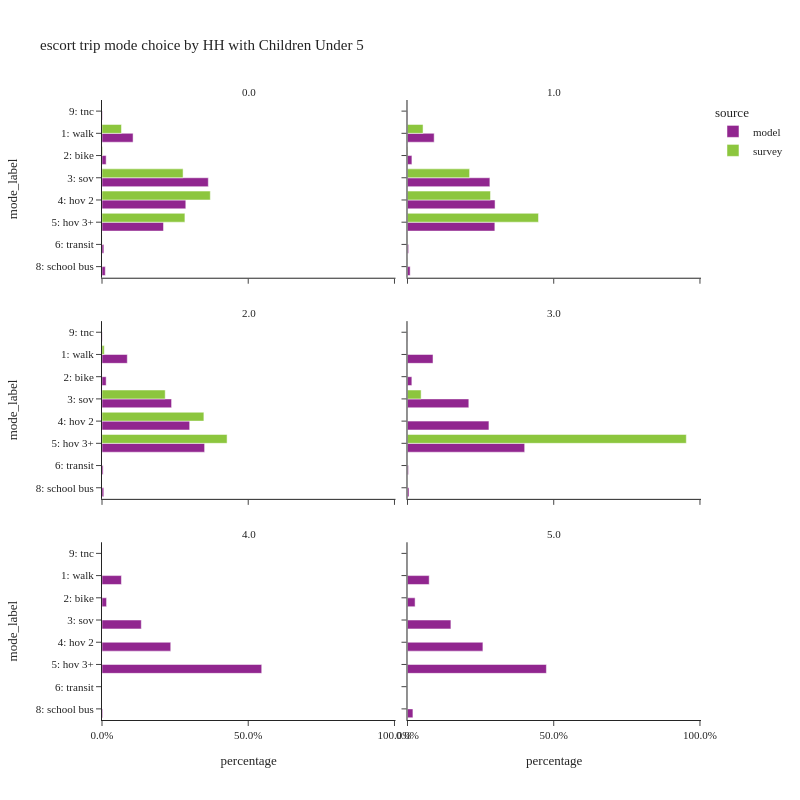

Write notebook code for a chart like this one.
### Code cell
plot_mode_choice(es_trip,
                 "hhcu5",
                 {
                  "mode_label":["1: walk","2: bike","3: sov","4: hov 2","5: hov 3+","6: transit",
                                   "8: school bus","9: other–survey only"]},
                 "HH with Children Under 5",2,800)

### Figure 1 — Plotly figure (JSON) as saved in the notebook; plotly's stock layout.template omitted (floating-point values rounded to 4 significant figures)
{"data": [{"alignmentgroup": "True", "customdata": [[141986], [19630], [514859], [408684], [304061], [6363], [16598], [1394]], "hovertemplate": "source=model<br>hhcu5=0.0<br>percentage=%{x}<br>mode_label=%{y}<br>sample count=%{customdata[0]}<extra></extra>", "legendgroup": "model", "marker": {"color": "#91268F", "pattern": {"shape": ""}}, "name": "model", "offsetgroup": "model", "orientation": "h", "showlegend": true, "textposition": "auto", "type": "bar", "x": [0.1063, 0.01421, 0.3635, 0.2865, 0.2103, 0.006403, 0.0113, 0.001433], "xaxis": "x5", "y": ["1: walk", "2: bike", "3: sov", "4: hov 2", "5: hov 3+", "6: transit", "8: school bus", "9: tnc"], "yaxis": "y5"}, {"alignmentgroup": "True", "customdata": [[43021], [7106], [128569], [138610], [143242], [1268], [5095], [298]], "hovertemplate": "source=model<br>hhcu5=1.0<br>percentage=%{x}<br>mode_label=%{y}<br>sample count=%{customdata[0]}<extra></extra>", "legendgroup": "model", "marker": {"color": "#91268F", "pattern": {"shape": ""}}, "name": "model", "offsetgroup": "model", "orientation": "h", "showlegend": false, "textposition": "auto", "type": "bar", "x": [0.09124, 0.01511, 0.2817, 0.2994, 0.2987, 0.003826, 0.009134, 0.0008415], "xaxis": "x6", "y": ["1: walk", "2: bike", "3: sov", "4: hov 2", "5: hov 3+", "6: transit", "8: school bus", "9: tnc"], "yaxis": "y6"}, {"alignmentgroup": "True", "customdata": [[12950], [2214], [35829], [44468], [53500], [417], [1244], [97]], "hovertemplate": "source=model<br>hhcu5=2.0<br>percentage=%{x}<br>mode_label=%{y}<br>sample count=%{customdata[0]}<extra></extra>", "legendgroup": "model", "marker": {"color": "#91268F", "pattern": {"shape": ""}}, "name": "model", "offsetgroup": "model", "orientation": "h", "showlegend": false, "textposition": "auto", "type": "bar", "x": [0.08651, 0.01421, 0.2379, 0.2998, 0.3509, 0.003843, 0.006093, 0.0007794], "xaxis": "x3", "y": ["1: walk", "2: bike", "3: sov", "4: hov 2", "5: hov 3+", "6: transit", "8: school bus", "9: tnc"], "yaxis": "y3"}, {"alignmentgroup": "True", "customdata": [[966], [181], [2409], [3271], [4859], [33], [62], [5]], "hovertemplate": "source=model<br>hhcu5=3.0<br>percentage=%{x}<br>mode_label=%{y}<br>sample count=%{customdata[0]}<extra></extra>", "legendgroup": "model", "marker": {"color": "#91268F", "pattern": {"shape": ""}}, "name": "model", "offsetgroup": "model", "orientation": "h", "showlegend": false, "textposition": "auto", "type": "bar", "x": [0.08727, 0.0149, 0.2097, 0.2784, 0.4007, 0.003272, 0.005081, 0.0006357], "xaxis": "x4", "y": ["1: walk", "2: bike", "3: sov", "4: hov 2", "5: hov 3+", "6: transit", "8: school bus", "9: tnc"], "yaxis": "y4"}, {"alignmentgroup": "True", "customdata": [[36], [9], [83], [135], [305], [1]], "hovertemplate": "source=model<br>hhcu5=4.0<br>percentage=%{x}<br>mode_label=%{y}<br>sample count=%{customdata[0]}<extra></extra>", "legendgroup": "model", "marker": {"color": "#91268F", "pattern": {"shape": ""}}, "name": "model", "offsetgroup": "model", "orientation": "h", "showlegend": false, "textposition": "auto", "type": "bar", "x": [0.06635, 0.01563, 0.1344, 0.235, 0.5461, 0.002475], "xaxis": "x", "y": ["1: walk", "2: bike", "3: sov", "4: hov 2", "5: hov 3+", "8: school bus"], "yaxis": "y"}, {"alignmentgroup": "True", "customdata": [[40], [14], [66], [125], [242], [10]], "hovertemplate": "source=model<br>hhcu5=5.0<br>percentage=%{x}<br>mode_label=%{y}<br>sample count=%{customdata[0]}<extra></extra>", "legendgroup": "model", "marker": {"color": "#91268F", "pattern": {"shape": ""}}, "name": "model", "offsetgroup": "model", "orientation": "h", "showlegend": false, "textposition": "auto", "type": "bar", "x": [0.07421, 0.02597, 0.1484, 0.2579, 0.475, 0.01855], "xaxis": "x2", "y": ["1: walk", "2: bike", "3: sov", "4: hov 2", "5: hov 3+", "8: school bus"], "yaxis": "y2"}, {"alignmentgroup": "True", "customdata": [[88], [12], [295], [395], [211], [4], [2]], "hovertemplate": "source=survey<br>hhcu5=0.0<br>percentage=%{x}<br>mode_label=%{y}<br>sample count=%{customdata[0]}<extra></extra>", "legendgroup": "survey", "marker": {"color": "#8CC63E", "pattern": {"shape": ""}}, "name": "survey", "offsetgroup": "survey", "orientation": "h", "showlegend": true, "textposition": "auto", "type": "bar", "x": [0.06658, 0.002078, 0.2772, 0.3703, 0.2835, 0.0002343, 4.96e-05], "xaxis": "x5", "y": ["1: walk", "2: bike", "3: sov", "4: hov 2", "5: hov 3+", "6: transit", "8: school bus"], "yaxis": "y5"}, {"alignmentgroup": "True", "customdata": [[42], [12], [54], [88], [127], [1], [1]], "hovertemplate": "source=survey<br>hhcu5=1.0<br>percentage=%{x}<br>mode_label=%{y}<br>sample count=%{customdata[0]}<extra></extra>", "legendgroup": "survey", "marker": {"color": "#8CC63E", "pattern": {"shape": ""}}, "name": "survey", "offsetgroup": "survey", "orientation": "h", "showlegend": false, "textposition": "auto", "type": "bar", "x": [0.05321, 0.001616, 0.2123, 0.2838, 0.448, 0.0005467, 0.0004735], "xaxis": "x6", "y": ["1: walk", "2: bike", "3: sov", "4: hov 2", "5: hov 3+", "6: transit", "8: school bus"], "yaxis": "y6"}, {"alignmentgroup": "True", "customdata": [[8], [8], [27], [53]], "hovertemplate": "source=survey<br>hhcu5=2.0<br>percentage=%{x}<br>mode_label=%{y}<br>sample count=%{customdata[0]}<extra></extra>", "legendgroup": "survey", "marker": {"color": "#8CC63E", "pattern": {"shape": ""}}, "name": "survey", "offsetgroup": "survey", "orientation": "h", "showlegend": false, "textposition": "auto", "type": "bar", "x": [0.007767, 0.2161, 0.3484, 0.4277], "xaxis": "x3", "y": ["1: walk", "3: sov", "4: hov 2", "5: hov 3+"], "yaxis": "y3"}, {"alignmentgroup": "True", "customdata": [[1], [22]], "hovertemplate": "source=survey<br>hhcu5=3.0<br>percentage=%{x}<br>mode_label=%{y}<br>sample count=%{customdata[0]}<extra></extra>", "legendgroup": "survey", "marker": {"color": "#8CC63E", "pattern": {"shape": ""}}, "name": "survey", "offsetgroup": "survey", "orientation": "h", "showlegend": false, "textposition": "auto", "type": "bar", "x": [0.04661, 0.9534], "xaxis": "x4", "y": ["3: sov", "5: hov 3+"], "yaxis": "y4"}], "layout": {"annotations": [{"font": {}, "showarrow": false, "text": "4.0", "x": 0.245, "xanchor": "center", "xref": "paper", "y": 0.2867, "yanchor": "bottom", "yref": "paper"}, {"font": {}, "showarrow": false, "text": "5.0", "x": 0.755, "xanchor": "center", "xref": "paper", "y": 0.2867, "yanchor": "bottom", "yref": "paper"}, {"font": {}, "showarrow": false, "text": "2.0", "x": 0.245, "xanchor": "center", "xref": "paper", "y": 0.6433, "yanchor": "bottom", "yref": "paper"}, {"font": {}, "showarrow": false, "text": "3.0", "x": 0.755, "xanchor": "center", "xref": "paper", "y": 0.6433, "yanchor": "bottom", "yref": "paper"}, {"font": {}, "showarrow": false, "text": "0.0", "x": 0.245, "xanchor": "center", "xref": "paper", "y": 1.0, "yanchor": "bottom", "yref": "paper"}, {"font": {}, "showarrow": false, "text": "1.0", "x": 0.755, "xanchor": "center", "xref": "paper", "y": 1.0, "yanchor": "bottom", "yref": "paper"}], "barmode": "group", "height": 800, "legend": {"title": {"text": "source"}, "tracegroupgap": 0}, "title": {"text": "escort trip mode choice by HH with Children Under 5"}, "width": 800, "xaxis": {"anchor": "y", "domain": [0.0, 0.49], "tickformat": ".1%", "title": {"text": "percentage"}}, "xaxis2": {"anchor": "y2", "domain": [0.51, 1.0], "matches": "x", "tickformat": ".1%", "title": {"text": "percentage"}}, "xaxis3": {"anchor": "y3", "domain": [0.0, 0.49], "matches": "x", "showticklabels": false, "tickformat": ".1%"}, "xaxis4": {"anchor": "y4", "domain": [0.51, 1.0], "matches": "x", "showticklabels": false, "tickformat": ".1%"}, "xaxis5": {"anchor": "y5", "domain": [0.0, 0.49], "matches": "x", "showticklabels": false, "tickformat": ".1%"}, "xaxis6": {"anchor": "y6", "domain": [0.51, 1.0], "matches": "x", "showticklabels": false, "tickformat": ".1%"}, "yaxis": {"anchor": "x", "categoryarray": ["9: other–survey only", "8: school bus", "6: transit", "5: hov 3+", "4: hov 2", "3: sov", "2: bike", "1: walk"], "categoryorder": "array", "domain": [0.0, 0.2867], "title": {"text": "mode_label"}}, "yaxis2": {"anchor": "x2", "domain": [0.0, 0.2867], "matches": "y", "showticklabels": false}, "yaxis3": {"anchor": "x3", "categoryarray": ["9: other–survey only", "8: school bus", "6: transit", "5: hov 3+", "4: hov 2", "3: sov", "2: bike", "1: walk"], "categoryorder": "array", "domain": [0.3567, 0.6433], "matches": "y", "title": {"text": "mode_label"}}, "yaxis4": {"anchor": "x4", "domain": [0.3567, 0.6433], "matches": "y", "showticklabels": false}, "yaxis5": {"anchor": "x5", "categoryarray": ["9: other–survey only", "8: school bus", "6: transit", "5: hov 3+", "4: hov 2", "3: sov", "2: bike", "1: walk"], "categoryorder": "array", "domain": [0.7133, 1.0], "matches": "y", "title": {"text": "mode_label"}}, "yaxis6": {"anchor": "x6", "domain": [0.7133, 1.0], "matches": "y", "showticklabels": false}}}
